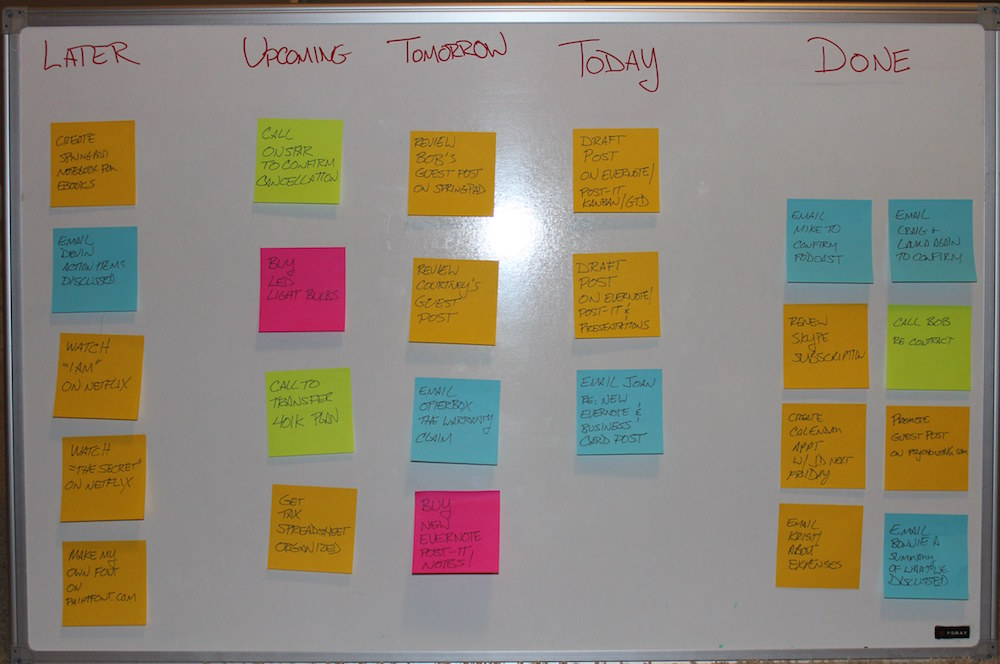
#> input picture img/postit-1.jpg, 1000 x 664 px
$ python -i find_postits.py   (imports and definitions only)   (Python 2 division)
#> lines starting #> are read from the running program, lines starting #| are printed output that depends on the picture; after the words box and inside, x2 and y2 are one past the last pixel; in counts of white or black regions, pixels touching at a corner belong together
### kde.py
import numpy as np
from sklearn.neighbors import KernelDensity
from scipy.stats.distributions import norm
from sklearn.cluster import AffinityPropagation, MeanShift, estimate_bandwidth
from sklearn import metrics

from shapely.geometry import Polygon

# [14 lines left out: function mode, not called in this run]

def median(x):
    return np.median(x)

# [44 lines left out: functions clusters, cluster, not called in this run]

# [11 lines that do not run on import are left out]

### find_postits.py
#!/usr/bin/env python

'''
Simple "Square Detector" program.

Loads several images sequentially and tries to find squares in each image.
'''

# Python 2/3 compatibility
import sys
PY3 = sys.version_info[0] == 3

import numpy as np
import cv2
from matplotlib import pyplot as plt
from imutils import perspective, opencv2matplotlib

import kde

def show(title, image):
    plt.figure(title)
    plt.imshow(opencv2matplotlib(image))
    plt.show()

def angle_cos(p0, p1, p2):
    d1, d2 = (p0-p1).astype('float'), (p2-p1).astype('float')
    return abs( np.dot(d1, d2) / np.sqrt( np.dot(d1, d1)*np.dot(d2, d2) ) )

def find_squares(img):
    img = cv2.GaussianBlur(img, (5, 5), 0)
    squares = []
    areas = []
    for gray in cv2.split(img):
        for thrs in range(0, 255, 25):

            if thrs == 0:
                bin = cv2.Canny(gray, 0, 50, apertureSize=5)
                bin = cv2.dilate(bin, None)

            else:
                retval, bin = cv2.threshold(gray, thrs, 255, cv2.THRESH_BINARY)

            bin, contours, hierarchy = \
                cv2.findContours(bin, cv2.RETR_LIST, cv2.CHAIN_APPROX_SIMPLE)

            for cnt in contours:
                cnt_len = cv2.arcLength(cnt, True)
                cnt = cv2.approxPolyDP(cnt, 0.02 * cnt_len, True)
                # cnt = cv2.approxPolyDP(cnt, 0.04 * cnt_len, True)
                area = cv2.contourArea(cnt)
                if len(cnt) == 4 and area > 1000 and cv2.isContourConvex(cnt):
                    cnt = cnt.reshape(-1, 2)
                    max_cos = np.max([angle_cos( cnt[i], cnt[(i+1) % 4], cnt[(i+2) % 4] ) for i in range(4)])
                    # if max_cos < 0.1:
                    if max_cos < 0.5:
                        areas.append(area)
                        squares.append(cnt)


    area_mode = kde.median(areas)
    print >> sys.stderr, area_mode

    result = []
    for area, square in zip(areas, squares):
        if area_mode / 5.0 <= area <= area_mode * 5.0:
            result.append(square)

    similar_squares = kde.cluster(result)

    return similar_squares

def histogram_equalize(img):
    img = cv2.cvtColor(img, cv2.COLOR_BGR2YCrCb)
    b, g, r = cv2.split(img)
    clahe = cv2.createCLAHE(clipLimit=2.0, tileGridSize=(8,8))
    b1 = clahe.apply(b)
    g1 = clahe.apply(g)
    r1 = clahe.apply(r)
    # [4 lines of commented-out code are left out]
    result = cv2.merge((b1, g1, r1))
    return cv2.cvtColor(result, cv2.COLOR_YCrCb2BGR)

# [26 lines not run here, left out]


>>> import cv2
>>> picture = cv2.imread('img/postit-1.jpg', cv2.IMREAD_GRAYSCALE)
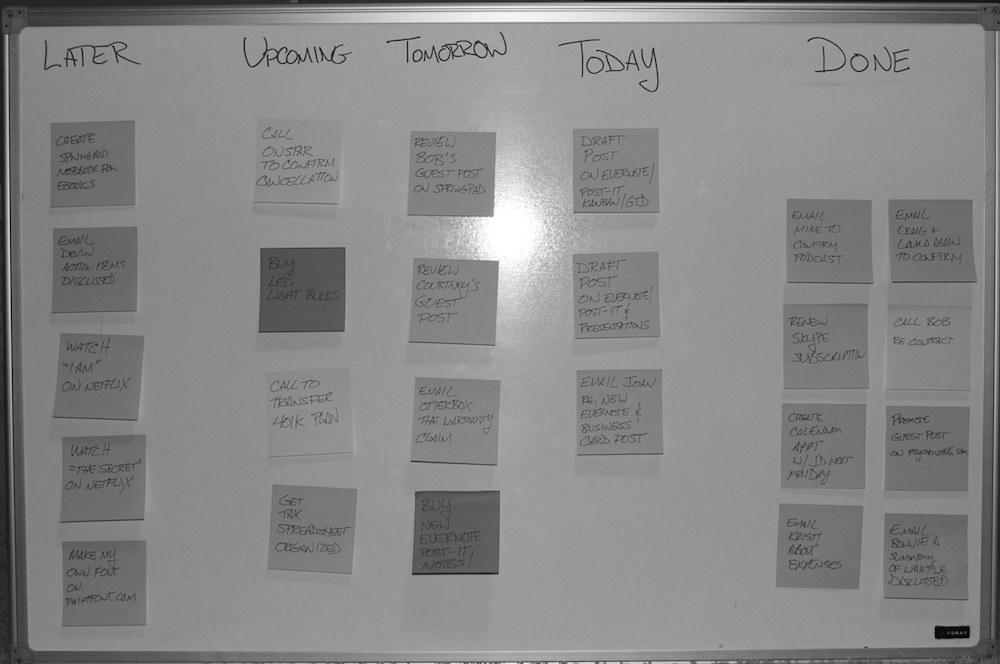
#> picture: shape (664, 1000); min 0, max 255, mean 135.3
>>> result = find_squares(picture)
#> the loop in find_squares, `for gray in cv2.split(img):` made 1 pass
#> after the loop in find_squares, `for gray in cv2.split(img):`: areas = [657349.5, 661338, 651592, 6970, 7015.5, 592452.5, 7189, 6826, 7228, 7061, 6935.5, 7354.5, 7066, 7099, 7573, 586136.5, 8572, 7193, 7795.5]; cnt = [[514, 202], [496, 208], [486, 228], [492, 250], [509, 259], [527, 254], [535, 225]]; max_cos = 0.166; squares = 19 items
#> in find_squares, `area_mode = kde.median(areas)`: area_mode = 7228
#> (the run stopped early here; a loop or call above may not have finished)

$ run again, on img/postit-3.jpg
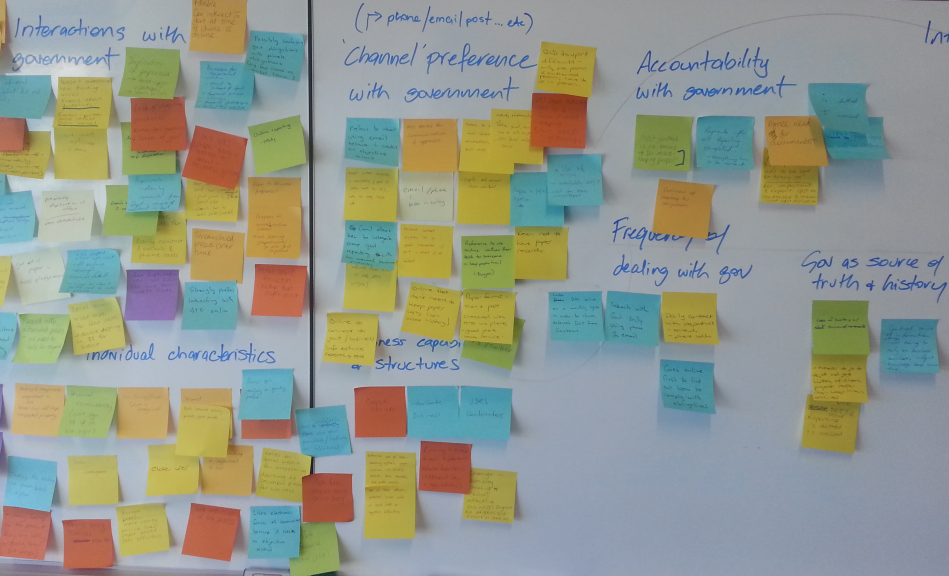
#> input picture img/postit-3.jpg, 2847 x 1728 px (shown at 1/3 size)
#> `picture = cv2.imread('img/postit-1.jpg', cv2.IMREAD_GRAYSCALE)`:
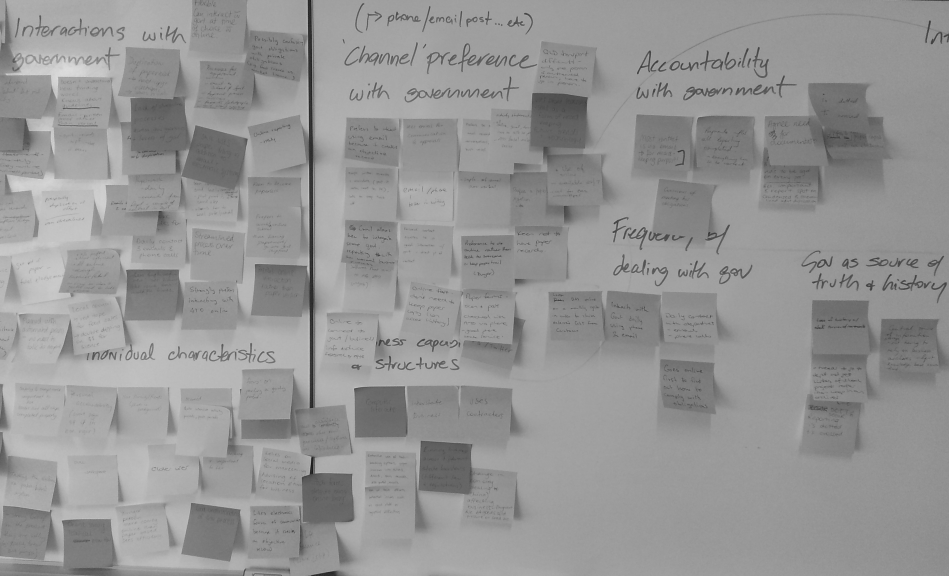
#> picture: shape (1728, 2847) (shown at 1/3 size); min 6, max 238, mean 149.2
#> the loop in find_squares, `for gray in cv2.split(img):` made 1 pass
#> after the loop in find_squares, `for gray in cv2.split(img):`: areas = [4896543, 4915042, 23220.5, 22610, 16820]; cnt = [[175, 172], [175, 174], [176, 174], [176, 172]]; max_cos = 0.947; squares = 5 items
#> area_mode = 23220.5

$ run again, on img/postit-4.jpg
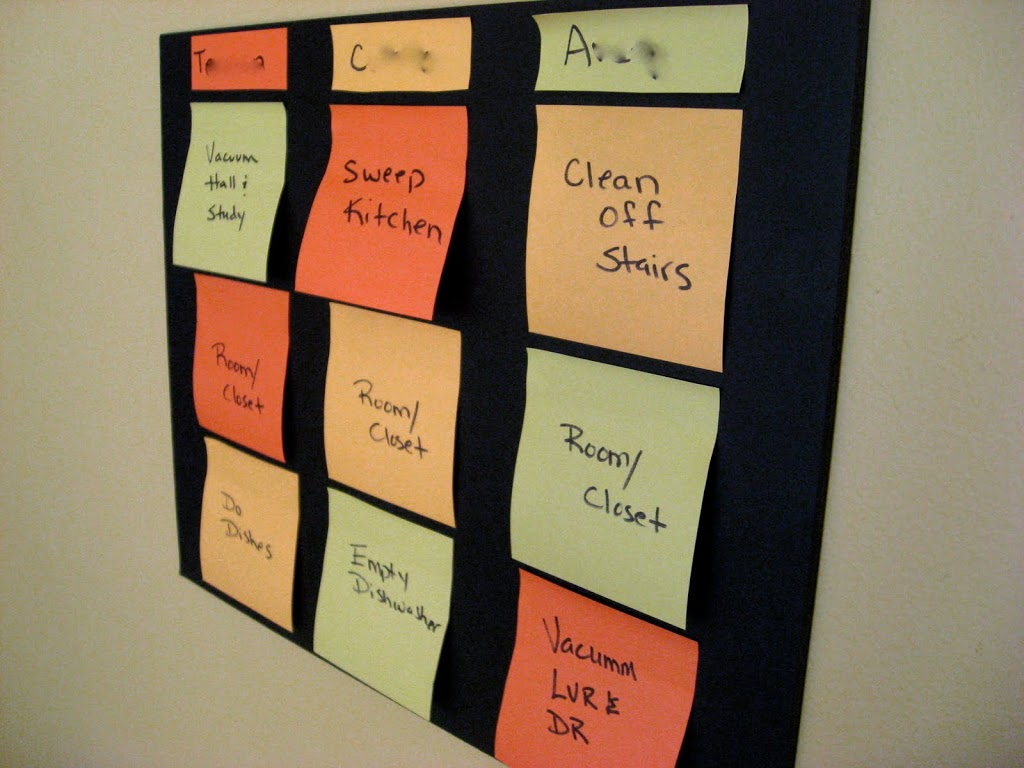
#> input picture img/postit-4.jpg, 1024 x 768 px
#> `picture = cv2.imread('img/postit-1.jpg', cv2.IMREAD_GRAYSCALE)`:
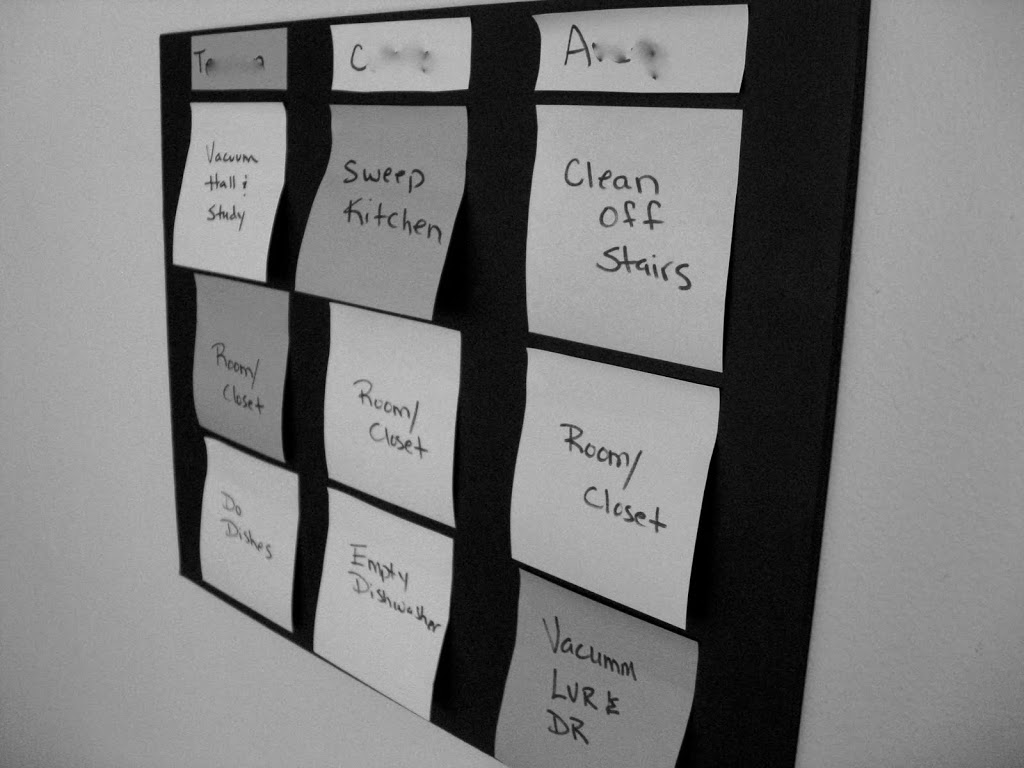
#> picture: shape (768, 1024); min 0, max 203, mean 120.4
#> the loop in find_squares, `for gray in cv2.split(img):` made 1 pass
#> after the loop in find_squares, `for gray in cv2.split(img):`: areas = 67 values, max 146880.5 at index 18, min 5251 at index 35, mean 31596.3; cnt = contour of 12 points, box (x1, y1, x2, y2) (330, 0, 342, 12), area 45; max_cos = 0.108; squares = 67 items
#> area_mode = 16005

$ run again, on img/postit-5.jpg
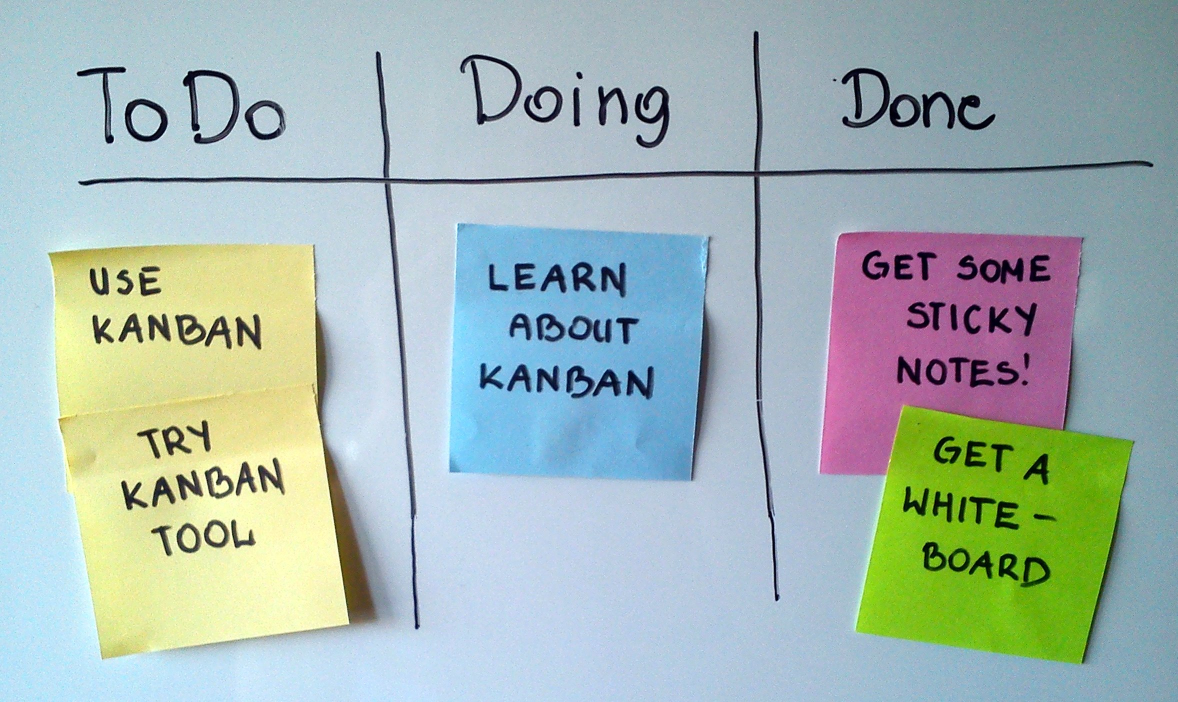
#> input picture img/postit-5.jpg, 2355 x 1404 px (shown at 1/2 size)
#> `picture = cv2.imread('img/postit-1.jpg', cv2.IMREAD_GRAYSCALE)`:
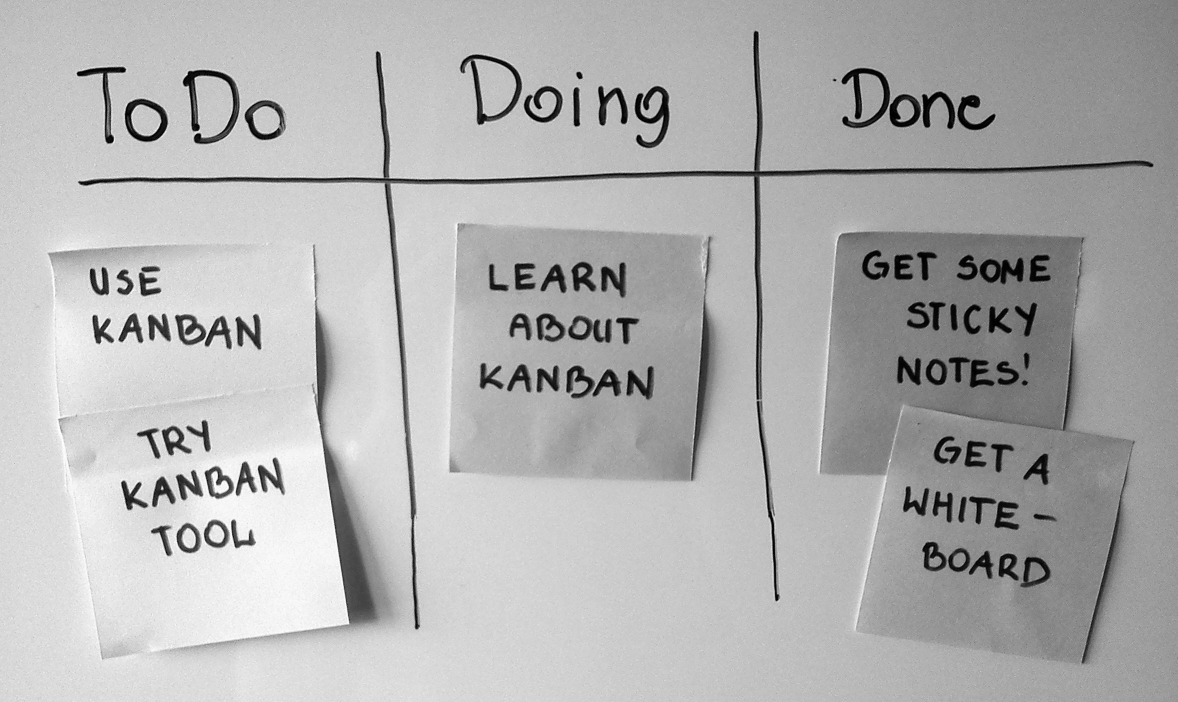
#> picture: shape (1404, 2355) (shown at 1/2 size); min 0, max 255, mean 176.4
#> the loop in find_squares, `for gray in cv2.split(img):` made 1 pass
#> after the loop in find_squares, `for gray in cv2.split(img):`: areas = [3302662, 3302662, 3302662, 3302662, 3302662, 3302662]; cnt = [[106, 558], [106, 560]]; max_cos = 0; squares = 6 items
#> area_mode = 3302662
